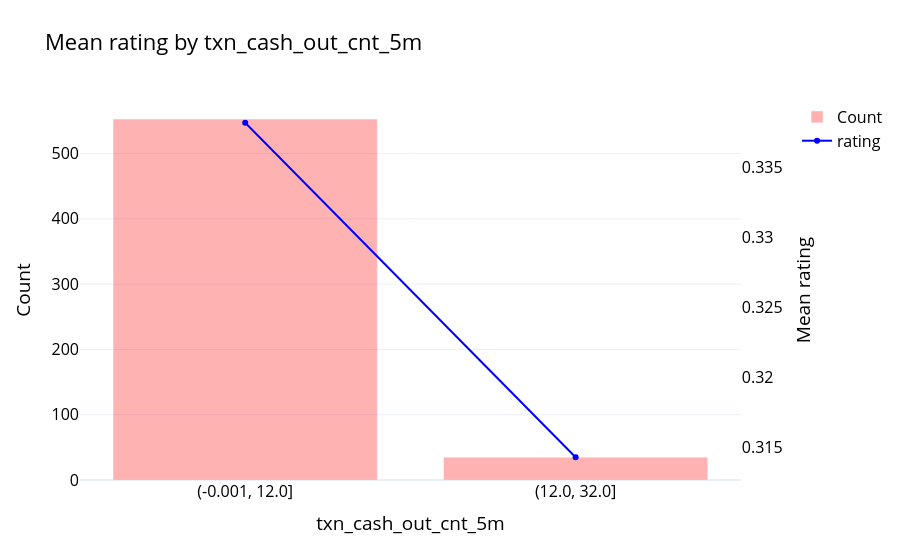

The notebook cell this image was saved under:
### Markdown cell above
## txn_cash_out_cnt_5m
Total number of cash transactions withdrawn in the last 5 months

### Code cell
eda(df, "rating", "txn_cash_out_cnt_5m", bins = 2)

### Figure 1 — Plotly figure (JSON) as saved in the notebook; plotly's stock layout.template omitted (floating-point values rounded to 4 significant figures)
{"data": [{"marker": {"color": "red"}, "name": "Count", "opacity": 0.3, "type": "bar", "x": ["(-0.001, 12.0]", "(12.0, 32.0]"], "y": [553, 35]}, {"line": {"color": "blue"}, "mode": "lines+markers", "name": "rating", "type": "scatter", "x": ["(-0.001, 12.0]", "(12.0, 32.0]"], "xaxis": "x", "y": [0.3382, 0.3143], "yaxis": "y2"}], "layout": {"font": {"color": "black", "size": 16}, "title": {"text": "Mean rating by txn_cash_out_cnt_5m"}, "xaxis": {"anchor": "y", "domain": [0, 0.94], "title": {"text": "txn_cash_out_cnt_5m"}, "type": "category"}, "yaxis": {"anchor": "x", "domain": [0, 1], "title": {"text": "Count"}}, "yaxis2": {"anchor": "x", "overlaying": "y", "showgrid": false, "side": "right", "tickmode": "auto", "title": {"text": "Mean rating"}}}}
